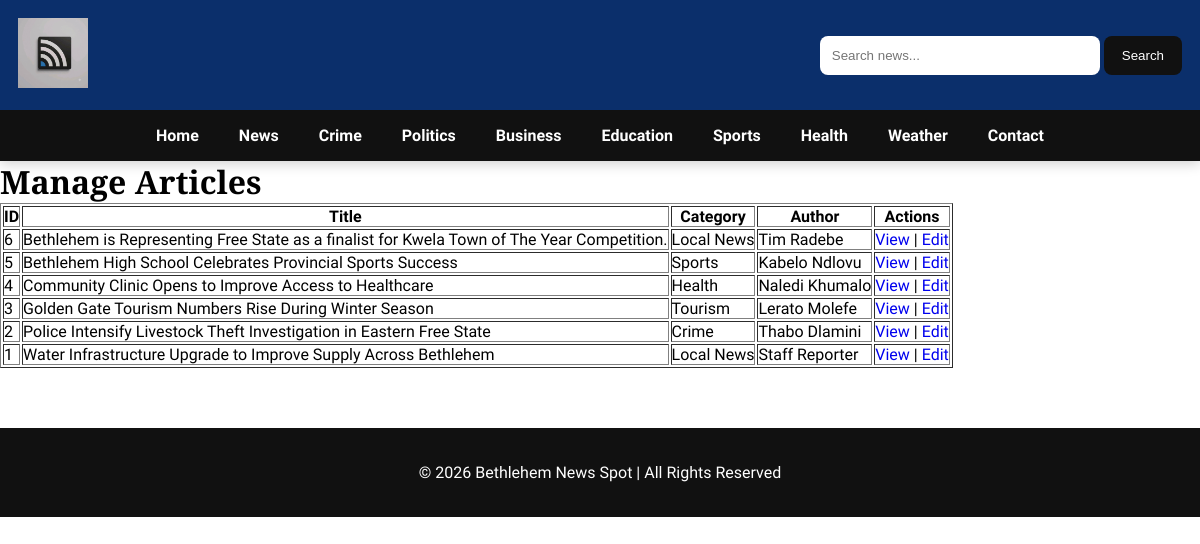
The page /admin/articles on the database its author committed.
### models/article.py (models this page shows)
class Article(db.Model):
    __tablename__ = "articles"
    id = db.Column(db.Integer, primary_key=True)
    title = db.Column(db.String(200), nullable=False)
    summary = db.Column(db.String(500), nullable=False)
    content = db.Column(db.Text, nullable=False)
    category = db.Column(db.String(100), nullable=False)
    author = db.Column(db.String(100), nullable=False)
    image = db.Column(db.String(255))
    published = db.Column(
    db.Boolean,
    default=False
)
    breaking = db.Column(db.Boolean, default=False)
    featured = db.Column(db.Boolean, default=False)
    views = db.Column(db.Integer, default=0)
    likes = db.Column(db.Integer, default=0)
    loves = db.Column(db.Integer, default=0)
    wows = db.Column(db.Integer, default=0)
    created_at = db.Column(db.DateTime, default=datetime.utcnow)

### routes/admin.py (the view)
@admin_bp.route("/articles")
def list_articles():
    articles = get_all_articles_admin()
    return render_template(
        "admin/articles.html",
        articles=articles
    )

### services/article_service.py (called while the page is built)
def get_all_articles_admin():
    return Article.query.order_by(Article.created_at.desc()).all()

### templates/admin/articles.html (shortened to what this page needs)
{% extends "base.html" %}
{% block content %}
<h1>Manage Articles</h1>
<table border="1" cellpadding="8">
<tr>
<th>ID</th>
<th>Title</th>
<th>Category</th>
<th>Author</th>
<th>Actions</th>
</tr>
{% for article in articles %}
<tr>
<td>{{ article.id }}</td>
<td>{{ article.title }}</td>
<td>{{ article.category }}</td>
<td>{{ article.author }}</td>
<td>
<a href="{{ url_for('articles.article', article_id=article.id) }}">
View
</a>
|
<a href="{{ url_for('admin.edit_article', article_id=article.id) }}">
Edit
</a>
</td>
</tr>
{% endfor %}
</table>
{% endblock %}

### static/css/main.css (style rules this page uses)
* { margin:0; padding:0; box-sizing:border-box; }
body { font-family:'Source Sans 3',sans-serif; }
h1, h2, h3, h4, .section-title, .main-story h1, .side-card h3, .news-card h3 { font-family:'Merriweather',serif; font-weight:700; line-height:1.3; }
a { text-decoration:none; }

### rows shown on the page
Article: id "6", title "Bethlehem is Representing Free State as a finalist for Kwela Town of The Year Competition.", category "Local News", author "Tim Radebe"
Article: id "5", title "Bethlehem High School Celebrates Provincial Sports Success", category "Sports", author "Kabelo Ndlovu"
Article: id "4", title "Community Clinic Opens to Improve Access to Healthcare", category "Health", author "Naledi Khumalo"
Article: id "3", title "Golden Gate Tourism Numbers Rise During Winter Season", category "Tourism", author "Lerato Molefe"
Article: id "2", title "Police Intensify Livestock Theft Investigation in Eastern Free State", category "Crime", author "Thabo Dlamini"
Article: id "1", title "Water Infrastructure Upgrade to Improve Supply Across Bethlehem", category "Local News", author "Staff Reporter"
